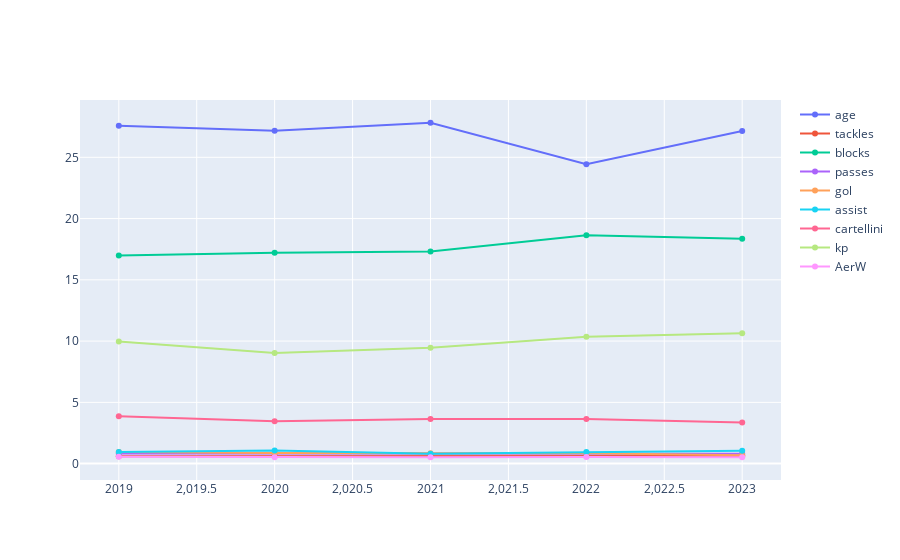

Notebook code cell kept with this figure:
### Code cell
# Verifica la struttura del dataframe per assicurarsi che i dati siano caricati correttamente
print(df.head())

# Non è necessario fare nessuna trasformazione con la colonna 'MIN' dato che non esiste nel tuo file

# Crea il grafico
fig = go.Figure()

# Itera attraverso tutte le colonne eccetto 'season_start_year' per creare le varie linee del grafico
for col in df.columns[1:]:  # Esclude la prima colonna 'season_start_year'
    fig.add_trace(go.Scatter(x=df['season_start_year'], y=df[col], name=col))

# Mostra il grafico
fig.show()

### Figure 1 — Plotly figure (JSON) as saved in the notebook; plotly's stock layout.template omitted (floating-point values rounded to 4 significant figures)
{"data": [{"name": "age", "type": "scatter", "x": [2019, 2020, 2021, 2022, 2023], "y": [27.58, 27.16, 27.82, 24.43, 27.14]}, {"name": "tackles", "type": "scatter", "x": [2019, 2020, 2021, 2022, 2023], "y": [0.6, 0.6, 0.58, 0.61, 0.62]}, {"name": "blocks", "type": "scatter", "x": [2019, 2020, 2021, 2022, 2023], "y": [16.99, 17.2, 17.32, 18.64, 18.35]}, {"name": "passes", "type": "scatter", "x": [2019, 2020, 2021, 2022, 2023], "y": [0.82, 0.82, 0.79, 0.8, 0.8]}, {"name": "gol", "type": "scatter", "x": [2019, 2020, 2021, 2022, 2023], "y": [0.95, 0.86, 0.85, 0.85, 0.69]}, {"name": "assist", "type": "scatter", "x": [2019, 2020, 2021, 2022, 2023], "y": [0.94, 1.07, 0.81, 0.95, 1.05]}, {"name": "cartellini", "type": "scatter", "x": [2019, 2020, 2021, 2022, 2023], "y": [3.86, 3.45, 3.65, 3.65, 3.35]}, {"name": "kp", "type": "scatter", "x": [2019, 2020, 2021, 2022, 2023], "y": [9.96, 9.03, 9.45, 10.36, 10.64]}, {"name": "AerW", "type": "scatter", "x": [2019, 2020, 2021, 2022, 2023], "y": [0.56, 0.53, 0.52, 0.54, 0.53]}], "layout": {}}
